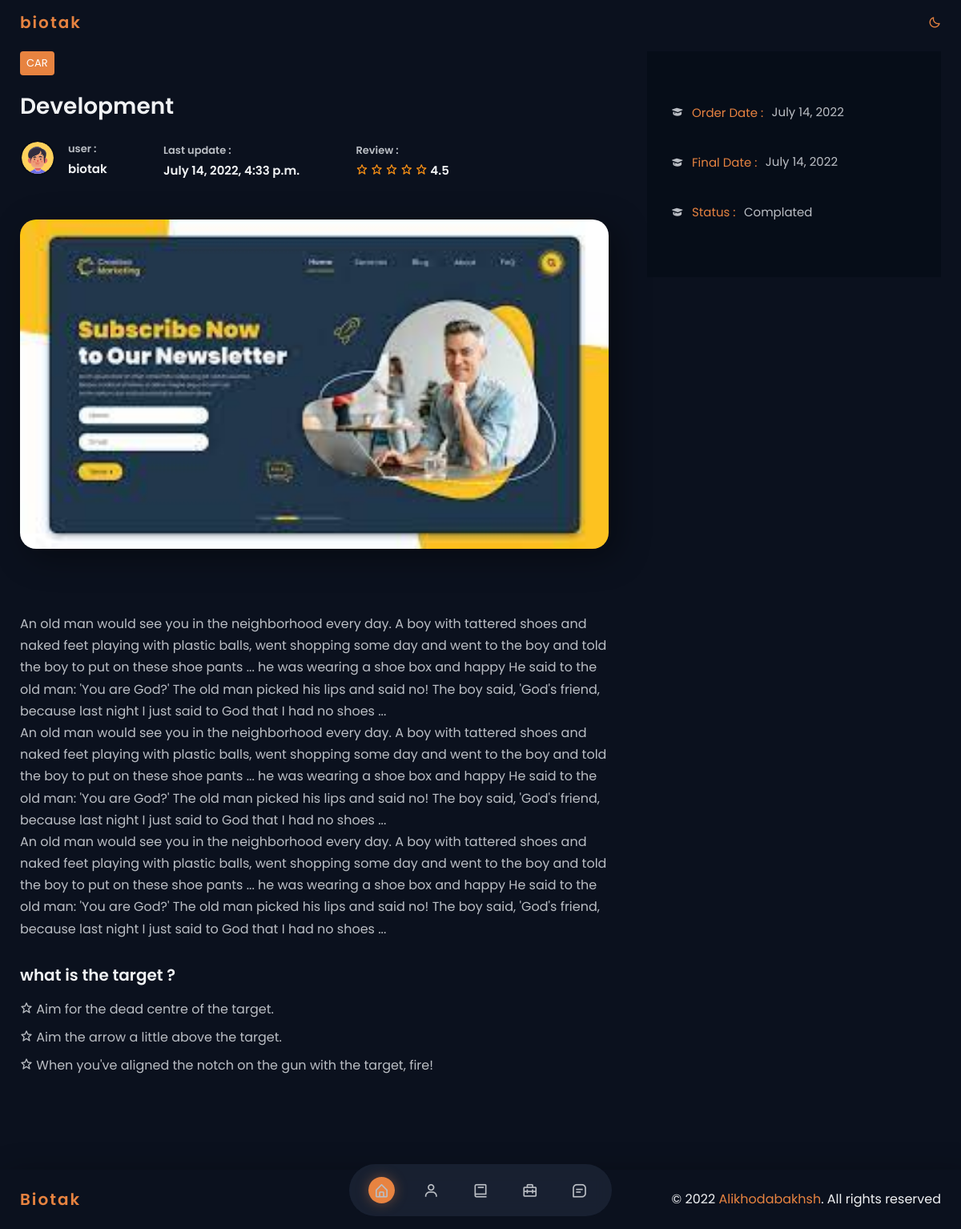
Page /portfolio/css on the committed database.
### portfolio/models.py (models this page shows, shortened)
class UserProfile(models.Model):
    class Meta:
        verbose_name_plural = 'User Profiles'
        verbose_name = 'User Profile'
    user = models.OneToOneField(User, on_delete=models.CASCADE)
    avatar = models.FileField(blank=True, null=True, upload_to="avatar/")
    job = models.CharField(max_length=80, blank=True, null=True)
    bio = models.CharField(max_length=200, blank=True, null=True)
    cv = models.FileField(blank=True, null=True, upload_to="cv/")
    phone = models.CharField(max_length=11, blank=True, null=True)
    email = models.CharField(max_length=50, blank=True, null=True)
    address = models.CharField(max_length=200, blank=True, null=True)
    skills = models.ManyToManyField(Skill, blank=True)
    about_me = models.OneToOneField(
        AboutMe, on_delete=models.CASCADE, blank=True, null=True)
    github = models.URLField(blank=True, null=True)
    linkedin = models.URLField(blank=True, null=True)
    facebook = models.URLField(blank=True, null=True)
    twitter = models.URLField(blank=True, null=True)
    instagram = models.URLField(blank=True, null=True)

class Portfolio(models.Model):
    class Meta:
        verbose_name_plural = 'Portfolio'
        verbose_name = 'Portfolio'
        ordering = ["name"]
    name = models.CharField(max_length=20, blank=True, null=True)
    title = models.CharField(max_length=20, blank=True, null=True)
    sub_title = models.CharField(max_length=20, blank=True, null=True)
    slug = models.SlugField(null=False, unique=True)
    description = models.CharField(max_length=500, blank=True, null=True)
    body = RichTextField(blank=True, null=True)
    image = models.ImageField(blank=True, null=True, upload_to="portfolio")
    order_date = models.DateTimeField(auto_now_add=True, blank=True, null=True)
    final_date = models.DateTimeField(auto_now=True, blank=True, null=True)
    status = models.CharField(max_length=20, choices=STATUS )
    tag = models.CharField(max_length=20, blank=True, null=True)
    is_active = models.BooleanField(default=True)

### portfolio/views.py (the view)
# urls.py: path('portfolio/<slug:slug>', PortfolioDetailView.as_view(), name="portfolio-detail"),
class PortfolioDetailView(DetailView):
	model = Portfolio
	template_name = "portfolio-detail.html"

### config/context_processors.py (called while the page is built)
def project_context(request):
    context = {
        'me' : User.objects.first(),
    }
    return context

### templates/portfolio-detail.html (shortened to what this page needs)
{% extends 'base.html' %}
{% load static %}
{% block content %}
<section class="portfolio-detail section" id="portfolio-detail">
	<div class="details-container container grid ">
		<div class="details-group">
            <div class="details-tag">{{ object.tag }}</div>
            <h3 class="details-title"> {{ object.title }} </h3>
            <div class="details-meta">
                <div class="details-portfolio">
                    <img src="{{ me.userprofile.avatar.url }}" alt="{{ me.userprofile.avatar.url }}" class="details-portfolio-img">
                    <div class="details-data">
                        <span class="details-subtitle">user : </span>
                        <h3 class="details-data-title">{{ me.userprofile.user }}</h3>
                    </div>
                </div>
                <div class="details-update">
                    <span class="details-subtitle">Last update : </span>
                    <h3 class="details-data-title"> {{ object.final_date }} </h3>
                </div>
                <div class="details-rating">
                    <span class="details-subtitle">Review : </span>
                    <h3 class="details-data-title">
                        <i class='bx bx-star'></i>
                        <i class='bx bx-star'></i>
                        <i class='bx bx-star'></i>
                        <i class='bx bx-star'></i>
                        <i class='bx bx-star'></i>
                        <span class="review">4.5</span>
                    </h3>
                </div>
            </div>
            <img src="{{ object.image.url }}" alt="image-" class="details-img">
            <div class="portfolio-description">
                <p class="portfolio-description-details">
                    {{ object.body|safe }}
                </p>
                <div class="description-list">
                    <h3 class="description-list-title"> what is the target ? </h3>
                    <div class="description-list-details">
                        <p class="description-list-data">
                            <i class='bx bx-star details-icon'></i>
                            Aim for the dead centre of the target.
                        </p>
                        <p class="description-list-data">
                            <i class='bx bx-star details-icon'></i>
                            Aim the arrow a little above the target.
                        </p>
                        <p class="description-list-data">
                            <i class='bx bx-star details-icon'></i>
                            When you've aligned the notch on the gun with the target, fire!
                        </p>
                    </div>
                </div>
            </div>
        </div>
        <div class="introduction">
            <div class="introduction-content">
                <div class="introduction-group">
                    <i class='bx bxs-graduation introduction-icon'></i>
                    <h3 class="introduction-info"><span> Order Date :</span>  {{ object.order_date|date }}</h3>
                </div>
                <div class="introduction-group">
                    <i class='bx bxs-graduation introduction-icon'></i>
                    <h3 class="introduction-info"><span> Final Date :</span>  {{ object.final_date|date }}</h3>
                </div>
                <div class="introduction-group">
                    <i class='bx bxs-graduation introduction-icon'></i>
                    <h3 class="introduction-info"><span> Status :</span>  {{ object.status }} </h3>
                </div>
            </div>
        </div>
	</div>
</section>
{% include 'footer.html' %}
{% endblock content %}

### templates/header.html
{% load static %}
  <header class="header" id="header">
    <nav class="nav container">
        <a href="{% url 'portfolio:home' %}" class=" nav__logo ">{{ me.userprofile.user }}</a>
        <div class="nav__menu">
            <ul class="nav__list">
                <li class="nav__item">
                    <a href="#home" class="nav__link active-link">
                        <i class='bx bx-home-alt'></i>
                    </a>
                </li>
                <li class="nav__item">
                    <a href="#about" class="nav__link">
                        <i class='bx bx-user'></i>
                    </a>
                </li>
                <li class="nav__item">
                    <a href="#services" class="nav__link">
                        <i class='bx bx-book'></i>
                    </a>
                </li>
                <li class="nav__item">
                    <a href="#resume" class="nav__link">
                        <i class='bx bx-briefcase-alt-2'></i>
                    </a>
                </li>
                <li class="nav__item">
                    <a href="#portfolio" class="nav__link">
                        <i class='bx bx-message-square-detail'></i>
                    </a>
                </li>
            </ul>
        </div>
          <i class='bx bx-moon nav__theme change-theme' id="theme-button"></i>
    </nav>
  </header>

### rows in the picture
Portfolio: tag "CAR", title "Development", final_date "July 14, 2022, 4:33 p.m.", image (picture), body "An old man would see you in the neighborhood every day. A boy with tattered shoes and naked feet playing with plastic balls, went shopping some day and went to the boy and told the boy to put on these shoe pants ... he was wearing a shoe box and happy He said to the old man: 'You are God?' The old man picked his lips and said no! The boy said, 'God's friend, because last night I just said to God that I had no shoes ... An old man would see you in the neighborhood every day. A boy with tattered shoes and naked feet playing with plastic balls, went shopping some day and went to the boy and told the boy to put on these shoe pants ... he was wearing a shoe box and happy He said to the old man:…", order_date "July 14, 2022", final_date "July 14, 2022", status "Complated"

### other values in the picture
{{ me.userprofile.user }} "biotak"
